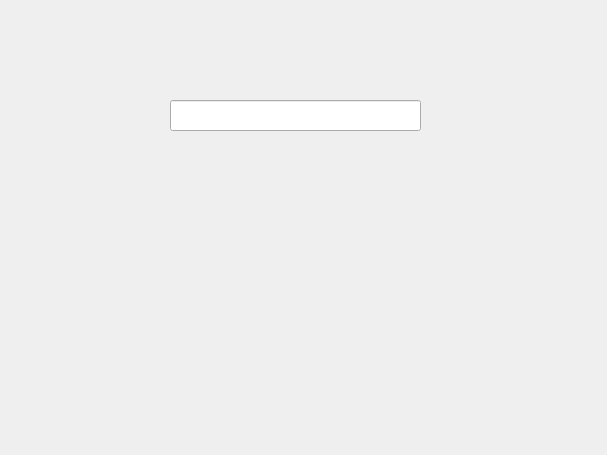
<?xml version="1.0" encoding="UTF-8"?>
<ui version="4.0">
 <class>Widget</class>
 <widget class="QWidget" name="Widget">
  <property name="geometry">
   <rect>
    <x>0</x>
    <y>0</y>
    <width>607</width>
    <height>455</height>
   </rect>
  </property>
  <property name="windowTitle">
   <string>Widget</string>
  </property>
  <widget class="QLineEdit" name="lineEdit">
   <property name="geometry">
    <rect>
     <x>170</x>
     <y>100</y>
     <width>251</width>
     <height>31</height>
    </rect>
   </property>
  </widget>
 </widget>
 <resources/>
 <connections/>
</ui>
